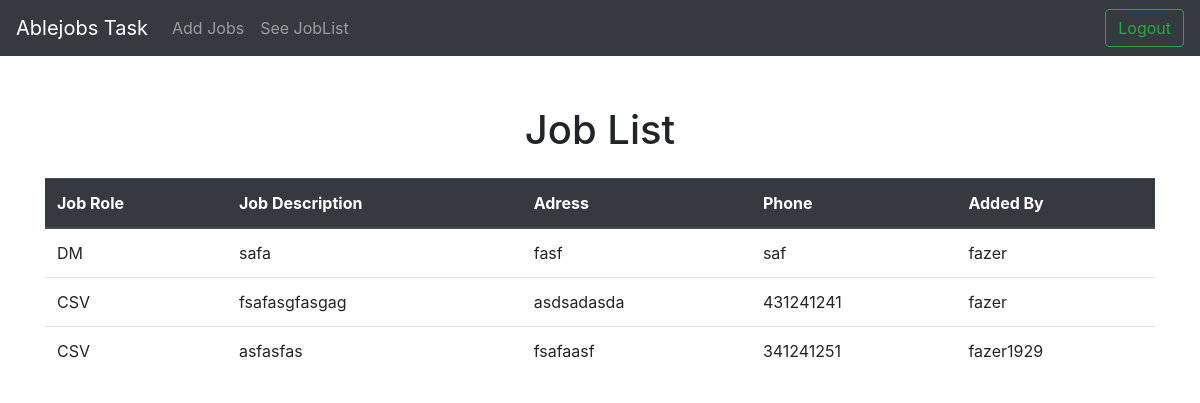
/joblist/ (signed in), run on an earlier commit of the app's database.
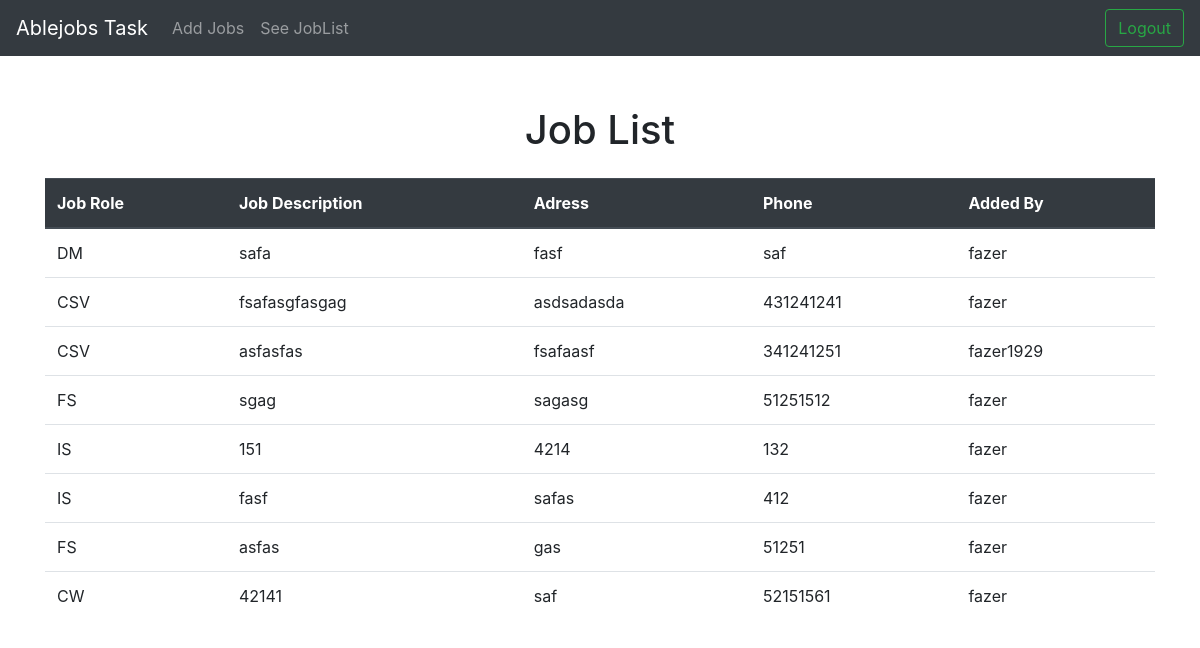
And on a later commit of the database.
### list_jobs/models.py (models this page shows)
class Job(models.Model):
    job_roles=(
        ('BDE',"Buisness Development Executive"),
        ('CSV',"Customer Support Voice"),
        ('CSN',"Customer Support Non-Voice"),
        ('IS',"Inside Sales"),
        ('FS',"Feild Sales"),
        ('CW',"Content Writing"),
        ('DM',"Digital Marketing"),
        ('OT',"Others"),
    )
    job_role = models.CharField(max_length=30,choices=job_roles)
    job_description = models.TextField()
    address = models.CharField(max_length=150)
    phone = models.CharField(max_length=12)
    owner = models.ForeignKey(to=CustomUser,on_delete=models.CASCADE)

class CustomUser(AbstractUser):
    email = models.EmailField(('email address'), unique=True)

### list_jobs/views.py (the view)
# urls.py: path('joblist/', JobListView.as_view(), name='joblist'),
class JobListView(LoginRequiredMixin ,View):
    login_url='/login'
    template_name='list_jobs/job_list.html'
    def get(self,request):
        if(request.user.is_staff):
            jobList = Job.objects.all()
            return render(request,self.template_name,{"jobList":jobList})
        else:
            return HttpResponseRedirect('/')

### templates/list_jobs/job_list.html (shortened to what this page needs)
{% extends 'base.html' %}
{% block body%}
<h1 class="text-center mb-4">Job List</h1>
<div class="container">
<table class="table ">
  <thead class="thead-dark">
    <tr>
      <th scope="col">Job Role</th>
      <th scope="col">Job Description</th>
      <th scope="col">Adress</th>
      <th scope="col">Phone</th>
      <th scope="col">Added By</th>
    </tr>
  </thead>
  <tbody>
{% for job in jobList%}
    <tr>
      <td>{{job.job_role}}</td>
      <td>{{job.job_description}}</td>
      <td>{{job.address}}</td>
      <td>{{job.phone}}</td>
      <td>{{job.owner}}</td>
    </tr>
{% endfor %}
  </tbody>
</table>
</div>
{% endblock %}

### templates/base.html (shortened to what this page needs)
<!DOCTYPE html>
<html lang="en">
  <head>
    <link rel="stylesheet" href="https://cdn.jsdelivr.net/npm/bootstrap@4.6.0/dist/css/bootstrap.min.css">
  </head>
  <body>
  <nav class="navbar navbar-expand-lg navbar-dark bg-dark">
  <a class="navbar-brand" href="#">Ablejobs Task</a>
  <ul class="navbar-nav mr-auto">
    {% if request.user.is_staff %}
      <li class="nav-item">
        <a class="nav-link" href=" {% url 'home' %}">Add Jobs </a>
      </li>
      <li class="nav-item">
        <a class="nav-link" href=" {% url 'joblist' %}">See JobList </a>
      </li>
      {% endif %}
    </ul>
<ul class="nav navbar-nav navbar-right">
    {% if user.is_authenticated %}
      <a href=" {% url 'logout' %} "><button class="btn btn-outline-success my-2 my-sm-0" type="submit">Logout</button><a/>
    {% else %}
      <a class="mr-4" href=" {% url 'login' %} "><button class="btn btn-outline-success my-2 my-sm-0" type="submit">Login</button><a/>
      <a class="mr-4" href=" {% url 'register' %} "><button class="btn btn-outline-primary my-2 my-sm-0" type="submit">Register</button><a/>
{% endif %}
    </ul>
</nav>
    {% block body%}{% endblock %}
  </body>
</html>

What changed in the data, as far as the page shows it:
added Job: job_role "FS", job_description "sgag", address "sagasg", phone "51251512", owner "fazer"
added Job: job_role "IS", job_description "151", address "4214", phone "132", owner "fazer"
added Job: job_role "IS", job_description "fasf", address "safas", phone "412", owner "fazer"
added Job: job_role "FS", job_description "asfas", address "gas", phone "51251", owner "fazer"
added Job: job_role "CW", job_description "42141", address "saf", phone "52151561", owner "fazer"
